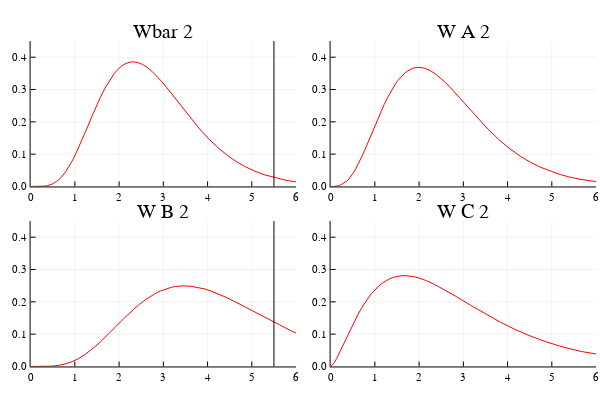

This figure's notebook cell:
### Code cell
plot(plts[3, 1:4]..., legend=false)

### Figure 1 — Plotly figure (JSON) as saved in the notebook; plotly's stock layout.template omitted (floating-point values rounded to 4 significant figures)
{"data": [{"colorbar": {"title": ""}, "legendgroup": "y1", "line": {"color": "rgba(255, 0, 0, 1.000)", "dash": "solid", "shape": "linear", "width": 1}, "mode": "lines", "name": "y1", "showlegend": true, "type": "scatter", "x": [0, 0.02171, 0.04342, 0.06514, 0.08685, 0.1872, 0.2876, 0.388, 0.4884, 0.5887, 0.6891, 0.7895, 0.8899, 0.9502, 1.011, 1.071, 1.131, 1.252, 1.372, 1.474, 1.576, 1.678, 1.78, 1.836, 1.891, 1.947, 2.002, 2.058, 2.113, 2.168, 2.224, 2.326, 2.428, 2.53, 2.632, 2.742, 2.851, 2.961, 3.07, 3.324, 3.578, 3.804, 4.029, 4.227, 4.425, 4.64, 4.856, 5.073, 5.29, 5.529, 5.769, 5.997, 6.226, 6.7, 7.1, 7.587, 8.046, 8.78, 8.893], "xaxis": "x1", "y": [0, 2.162e-09, 7.392e-08, 5.719e-07, 2.408e-06, 0.0001018, 0.000747, 0.002803, 0.007353, 0.01544, 0.02782, 0.04488, 0.06657, 0.08164, 0.09806, 0.1156, 0.1341, 0.1729, 0.2125, 0.245, 0.2757, 0.3035, 0.3278, 0.3393, 0.3496, 0.3586, 0.3663, 0.3727, 0.3778, 0.3816, 0.3841, 0.3856, 0.3833, 0.3775, 0.3687, 0.3564, 0.3417, 0.325, 0.3071, 0.2626, 0.2179, 0.1806, 0.147, 0.121, 0.09857, 0.07788, 0.06085, 0.04698, 0.03594, 0.02645, 0.01928, 0.01416, 0.01031, 0.005225, 0.002888, 0.00137, 0.0006667, 0.0002031, 0.0001686], "yaxis": "y1", "zmax": null, "zmin": null}, {"colorbar": {"title": ""}, "legendgroup": "y2", "line": {"color": "rgba(0, 0, 0, 1.000)", "dash": "solid", "shape": "linear", "width": 1}, "mode": "lines", "name": "y2", "showlegend": true, "type": "scatter", "x": [5.5, 5.5], "xaxis": "x1", "y": [-45, 45.45], "yaxis": "y1", "zmax": null, "zmin": null}, {"colorbar": {"title": ""}, "legendgroup": "y1", "line": {"color": "rgba(255, 0, 0, 1.000)", "dash": "solid", "shape": "linear", "width": 1}, "mode": "lines", "name": "y1", "showlegend": true, "type": "scatter", "x": [0, 0.02322, 0.04645, 0.06967, 0.09289, 0.2003, 0.3076, 0.3613, 0.415, 0.4687, 0.5224, 0.576, 0.6297, 0.6834, 0.7371, 0.8445, 0.9518, 1.081, 1.21, 1.274, 1.339, 1.403, 1.468, 1.523, 1.577, 1.632, 1.686, 1.741, 1.795, 1.85, 1.904, 2.023, 2.141, 2.26, 2.379, 2.488, 2.597, 2.706, 2.816, 3.05, 3.284, 3.556, 3.827, 4.068, 4.31, 4.521, 4.733, 4.963, 5.194, 5.426, 5.658, 6.171, 6.659, 7.167, 7.594, 8.115, 8.606, 9.391, 9.512], "xaxis": "x2", "y": [0, 1.711e-06, 1.918e-05, 7.753e-05, 0.0002064, 0.002598, 0.009835, 0.01581, 0.02349, 0.03286, 0.04386, 0.0564, 0.0703, 0.08539, 0.1015, 0.1357, 0.1714, 0.2138, 0.2534, 0.2716, 0.2885, 0.3038, 0.3176, 0.328, 0.3372, 0.3452, 0.352, 0.3576, 0.362, 0.3653, 0.3674, 0.3685, 0.3651, 0.3578, 0.3473, 0.3352, 0.3214, 0.3062, 0.29, 0.2536, 0.2172, 0.1775, 0.1421, 0.1148, 0.09164, 0.07451, 0.06011, 0.04718, 0.03675, 0.02839, 0.02178, 0.01188, 0.006522, 0.003427, 0.001966, 0.0009822, 0.0005049, 0.0001698, 0.0001433], "yaxis": "y2", "zmax": null, "zmin": null}, {"colorbar": {"title": ""}, "legendgroup": "y1", "line": {"color": "rgba(255, 0, 0, 1.000)", "dash": "solid", "shape": "linear", "width": 1}, "mode": "lines", "name": "y1", "showlegend": true, "type": "scatter", "x": [0, 0.03364, 0.06727, 0.1009, 0.1345, 0.29, 0.4455, 0.6011, 0.7566, 0.9121, 1.068, 1.223, 1.379, 1.472, 1.565, 1.659, 1.752, 1.939, 2.126, 2.284, 2.442, 2.6, 2.758, 2.844, 2.93, 3.016, 3.102, 3.187, 3.273, 3.359, 3.445, 3.603, 3.761, 3.92, 4.078, 4.248, 4.417, 4.587, 4.757, 5.15, 5.543, 5.892, 6.242, 6.548, 6.854, 7.188, 7.522, 7.858, 8.194, 8.566, 8.937, 9.291, 9.644, 10.38, 11.0, 11.75, 12.46, 13.6, 13.78], "xaxis": "x3", "y": [0, 4.655e-09, 1.307e-07, 9.02e-07, 3.502e-06, 0.0001195, 0.0007804, 0.002704, 0.006679, 0.01336, 0.02316, 0.03614, 0.05209, 0.06292, 0.07451, 0.08671, 0.09935, 0.1253, 0.151, 0.1715, 0.1904, 0.2071, 0.2212, 0.2277, 0.2333, 0.2381, 0.242, 0.2451, 0.2474, 0.2488, 0.2494, 0.2486, 0.2455, 0.2403, 0.2334, 0.2244, 0.214, 0.2027, 0.1907, 0.1617, 0.1333, 0.1099, 0.08912, 0.07321, 0.05951, 0.04694, 0.03665, 0.02829, 0.02164, 0.01594, 0.01164, 0.008558, 0.006249, 0.003184, 0.001771, 0.0008471, 0.0004158, 0.0001288, 0.0001072], "yaxis": "y3", "zmax": null, "zmin": null}, {"colorbar": {"title": ""}, "legendgroup": "y2", "line": {"color": "rgba(0, 0, 0, 1.000)", "dash": "solid", "shape": "linear", "width": 1}, "mode": "lines", "name": "y2", "showlegend": true, "type": "scatter", "x": [5.5, 5.5], "xaxis": "x3", "y": [-45, 45.45], "yaxis": "y3", "zmax": null, "zmin": null}, {"colorbar": {"title": ""}, "legendgroup": "y1", "line": {"color": "rgba(255, 0, 0, 1.000)", "dash": "solid", "shape": "linear", "width": 1}, "mode": "lines", "name": "y1", "showlegend": true, "type": "scatter", "x": [0, 0.03431, 0.06861, 0.1029, 0.1372, 0.2958, 0.4544, 0.5337, 0.613, 0.6924, 0.7717, 0.851, 0.9303, 1.01, 1.089, 1.168, 1.247, 1.327, 1.406, 1.501, 1.597, 1.692, 1.787, 1.883, 1.978, 2.073, 2.169, 2.33, 2.491, 2.652, 2.813, 3.163, 3.514, 3.836, 4.159, 4.505, 4.852, 5.253, 5.654, 6.01, 6.366, 6.679, 6.991, 7.673, 8.358, 9.116, 9.837, 10.59, 11.22, 11.99, 12.71, 13.87, 14.05], "xaxis": "x4", "y": [0, 0.003234, 0.009094, 0.01643, 0.02478, 0.06974, 0.1166, 0.1387, 0.1596, 0.1788, 0.1964, 0.2122, 0.2262, 0.2384, 0.2489, 0.2578, 0.265, 0.2708, 0.2753, 0.2788, 0.2807, 0.2811, 0.2801, 0.2779, 0.2746, 0.2703, 0.2653, 0.2553, 0.2439, 0.2315, 0.2185, 0.1895, 0.1612, 0.1371, 0.1152, 0.09472, 0.07714, 0.06022, 0.0466, 0.03686, 0.02899, 0.0234, 0.01882, 0.01159, 0.007025, 0.003992, 0.002309, 0.001295, 0.0007911, 0.0004306, 0.0002417, 9.485e-05, 8.205e-05], "yaxis": "y4", "zmax": null, "zmin": null}], "layout": {"annotations": [{"font": {"color": "rgba(0, 0, 0, 1.000)", "family": "sans-serif", "size": 20}, "rotation": 0, "showarrow": false, "text": "Wbar 2", "x": 0.2722, "xanchor": "center", "xref": "paper", "y": 1, "yanchor": "top", "yref": "paper"}, {"font": {"color": "rgba(0, 0, 0, 1.000)", "family": "sans-serif", "size": 20}, "rotation": 0, "showarrow": false, "text": "W A 2", "x": 0.7722, "xanchor": "center", "xref": "paper", "y": 1, "yanchor": "top", "yref": "paper"}, {"font": {"color": "rgba(0, 0, 0, 1.000)", "family": "sans-serif", "size": 20}, "rotation": 0, "showarrow": false, "text": "W B 2", "x": 0.2722, "xanchor": "center", "xref": "paper", "y": 0.5, "yanchor": "top", "yref": "paper"}, {"font": {"color": "rgba(0, 0, 0, 1.000)", "family": "sans-serif", "size": 20}, "rotation": 0, "showarrow": false, "text": "W C 2", "x": 0.7722, "xanchor": "center", "xref": "paper", "y": 0.5, "yanchor": "top", "yref": "paper"}], "height": 400, "margin": {"b": 20, "l": 0, "r": 0, "t": 20}, "paper_bgcolor": "rgba(255, 255, 255, 1.000)", "plot_bgcolor": "rgba(255, 255, 255, 1.000)", "showlegend": false, "width": 600, "xaxis1": {"anchor": "y1", "domain": [0.05101, 0.4934], "gridcolor": "rgba(0, 0, 0, 0.100)", "gridwidth": 0.5, "linecolor": "rgba(0, 0, 0, 1.000)", "mirror": false, "range": [0, 6], "showgrid": true, "showline": true, "showticklabels": true, "tickangle": 0, "tickcolor": "rgb(0, 0, 0)", "tickfont": {"color": "rgba(0, 0, 0, 1.000)", "family": "sans-serif", "size": 11}, "tickmode": "array", "ticks": "inside", "ticktext": ["0", "1", "2", "3", "4", "5", "6"], "tickvals": [0, 1, 2, 3, 4, 5, 6], "title": "", "titlefont": {"color": "rgba(0, 0, 0, 1.000)", "family": "sans-serif", "size": 15}, "type": "-", "visible": true, "zeroline": false, "zerolinecolor": "rgba(0, 0, 0, 1.000)"}, "xaxis2": {"anchor": "y2", "domain": [0.551, 0.9934], "gridcolor": "rgba(0, 0, 0, 0.100)", "gridwidth": 0.5, "linecolor": "rgba(0, 0, 0, 1.000)", "mirror": false, "range": [0, 6], "showgrid": true, "showline": true, "showticklabels": true, "tickangle": 0, "tickcolor": "rgb(0, 0, 0)", "tickfont": {"color": "rgba(0, 0, 0, 1.000)", "family": "sans-serif", "size": 11}, "tickmode": "array", "ticks": "inside", "ticktext": ["0", "1", "2", "3", "4", "5", "6"], "tickvals": [0, 1, 2, 3, 4, 5, 6], "title": "", "titlefont": {"color": "rgba(0, 0, 0, 1.000)", "family": "sans-serif", "size": 15}, "type": "-", "visible": true, "zeroline": false, "zerolinecolor": "rgba(0, 0, 0, 1.000)"}, "xaxis3": {"anchor": "y3", "domain": [0.05101, 0.4934], "gridcolor": "rgba(0, 0, 0, 0.100)", "gridwidth": 0.5, "linecolor": "rgba(0, 0, 0, 1.000)", "mirror": false, "range": [0, 6], "showgrid": true, "showline": true, "showticklabels": true, "tickangle": 0, "tickcolor": "rgb(0, 0, 0)", "tickfont": {"color": "rgba(0, 0, 0, 1.000)", "family": "sans-serif", "size": 11}, "tickmode": "array", "ticks": "inside", "ticktext": ["0", "1", "2", "3", "4", "5", "6"], "tickvals": [0, 1, 2, 3, 4, 5, 6], "title": "", "titlefont": {"color": "rgba(0, 0, 0, 1.000)", "family": "sans-serif", "size": 15}, "type": "-", "visible": true, "zeroline": false, "zerolinecolor": "rgba(0, 0, 0, 1.000)"}, "xaxis4": {"anchor": "y4", "domain": [0.551, 0.9934], "gridcolor": "rgba(0, 0, 0, 0.100)", "gridwidth": 0.5, "linecolor": "rgba(0, 0, 0, 1.000)", "mirror": false, "range": [0, 6], "showgrid": true, "showline": true, "showticklabels": true, "tickangle": 0, "tickcolor": "rgb(0, 0, 0)", "tickfont": {"color": "rgba(0, 0, 0, 1.000)", "family": "sans-serif", "size": 11}, "tickmode": "array", "ticks": "inside", "ticktext": ["0", "1", "2", "3", "4", "5", "6"], "tickvals": [0, 1, 2, 3, 4, 5, 6], "title": "", "titlefont": {"color": "rgba(0, 0, 0, 1.000)", "family": "sans-serif", "size": 15}, "type": "-", "visible": true, "zeroline": false, "zerolinecolor": "rgba(0, 0, 0, 1.000)"}, "yaxis1": {"anchor": "x1", "domain": [0.5376, 0.9415], "gridcolor": "rgba(0, 0, 0, 0.100)", "gridwidth": 0.5, "linecolor": "rgba(0, 0, 0, 1.000)", "mirror": false, "range": [0, 0.45], "showgrid": true, "showline": true, "showticklabels": true, "tickangle": 0, "tickcolor": "rgb(0, 0, 0)", "tickfont": {"color": "rgba(0, 0, 0, 1.000)", "family": "sans-serif", "size": 11}, "tickmode": "array", "ticks": "inside", "ticktext": ["0.0", "0.1", "0.2", "0.3", "0.4"], "tickvals": [0, 0.1, 0.2, 0.3, 0.4], "title": "", "titlefont": {"color": "rgba(0, 0, 0, 1.000)", "family": "sans-serif", "size": 15}, "type": "-", "visible": true, "zeroline": false, "zerolinecolor": "rgba(0, 0, 0, 1.000)"}, "yaxis2": {"anchor": "x2", "domain": [0.5376, 0.9415], "gridcolor": "rgba(0, 0, 0, 0.100)", "gridwidth": 0.5, "linecolor": "rgba(0, 0, 0, 1.000)", "mirror": false, "range": [0, 0.45], "showgrid": true, "showline": true, "showticklabels": true, "tickangle": 0, "tickcolor": "rgb(0, 0, 0)", "tickfont": {"color": "rgba(0, 0, 0, 1.000)", "family": "sans-serif", "size": 11}, "tickmode": "array", "ticks": "inside", "ticktext": ["0.0", "0.1", "0.2", "0.3", "0.4"], "tickvals": [0, 0.1, 0.2, 0.3, 0.4], "title": "", "titlefont": {"color": "rgba(0, 0, 0, 1.000)", "family": "sans-serif", "size": 15}, "type": "-", "visible": true, "zeroline": false, "zerolinecolor": "rgba(0, 0, 0, 1.000)"}, "yaxis3": {"anchor": "x3", "domain": [0.03762, 0.4415], "gridcolor": "rgba(0, 0, 0, 0.100)", "gridwidth": 0.5, "linecolor": "rgba(0, 0, 0, 1.000)", "mirror": false, "range": [0, 0.45], "showgrid": true, "showline": true, "showticklabels": true, "tickangle": 0, "tickcolor": "rgb(0, 0, 0)", "tickfont": {"color": "rgba(0, 0, 0, 1.000)", "family": "sans-serif", "size": 11}, "tickmode": "array", "ticks": "inside", "ticktext": ["0.0", "0.1", "0.2", "0.3", "0.4"], "tickvals": [0, 0.1, 0.2, 0.3, 0.4], "title": "", "titlefont": {"color": "rgba(0, 0, 0, 1.000)", "family": "sans-serif", "size": 15}, "type": "-", "visible": true, "zeroline": false, "zerolinecolor": "rgba(0, 0, 0, 1.000)"}, "yaxis4": {"anchor": "x4", "domain": [0.03762, 0.4415], "gridcolor": "rgba(0, 0, 0, 0.100)", "gridwidth": 0.5, "linecolor": "rgba(0, 0, 0, 1.000)", "mirror": false, "range": [0, 0.45], "showgrid": true, "showline": true, "showticklabels": true, "tickangle": 0, "tickcolor": "rgb(0, 0, 0)", "tickfont": {"color": "rgba(0, 0, 0, 1.000)", "family": "sans-serif", "size": 11}, "tickmode": "array", "ticks": "inside", "ticktext": ["0.0", "0.1", "0.2", "0.3", "0.4"], "tickvals": [0, 0.1, 0.2, 0.3, 0.4], "title": "", "titlefont": {"color": "rgba(0, 0, 0, 1.000)", "family": "sans-serif", "size": 15}, "type": "-", "visible": true, "zeroline": false, "zerolinecolor": "rgba(0, 0, 0, 1.000)"}}}
